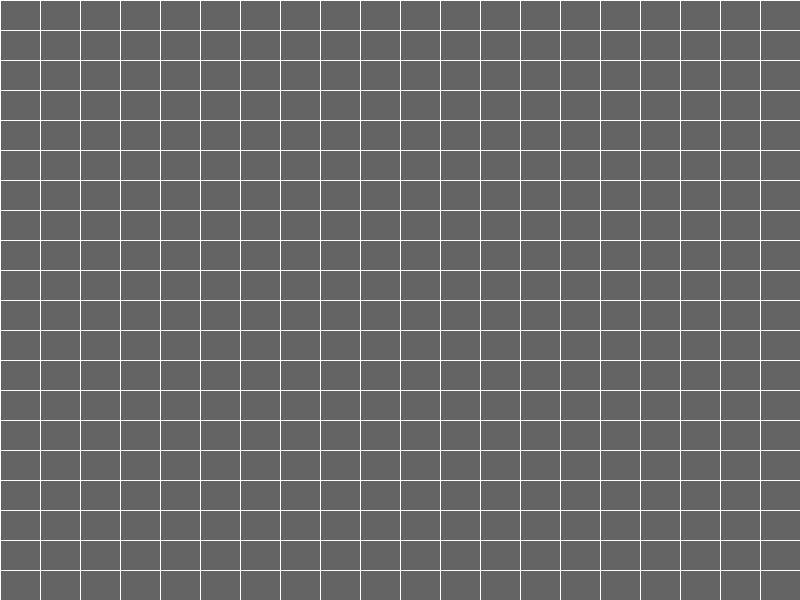
Frame 1 (no input)
Frame 60 (the mouse pressed at the canvas centre just before this capture): identical to frame 1, image omitted
Frame 120 (the mouse held since frame 60 and released just before this capture): identical to frame 1, image omitted

The Processing sketch that drew this single still picture (run headless with seeded random() and noise(); from frame 60 on, the mouse is pressed at the canvas centre):

// Processing sketch: grillaAlternaColor_4Zonas
// ── grillaAlternaColor_4Zonas.pde
/*Este programa es una adaptación de la función para detectar superficies
(celdas, botones, etc) donde dividimos la pantalla en cuatro zonas y ubicamos
diferentes figuras para cada condición*/
int cantCols, cantFilas; // variable para cantidad de columnas y de filas
int tam, ancho, alto;

void setup() {
  size(800, 600);
  cantCols = 20;
  cantFilas = 20;
  ancho = width/cantCols;
  alto = height/cantFilas;
}
void draw() {
  background(0);

  for (int i=0; i<cantCols; i++) {
    for (int j=0; j<cantFilas; j++) {

      if (sobreCelda(i*ancho, j*alto, ancho, alto)&& i<cantCols/2 && j<cantFilas/2) { // arriba izquierda
        fill(0, 255, 0);
        triangle(i*ancho, j*alto+alto, i*ancho+ancho/2, j*alto, i*ancho+ancho, j*alto+alto);
      } else if (sobreCelda(i*ancho, j*alto, ancho, alto)&& i>=cantCols/2 && j<=cantFilas/2) { // arriba derecha
        fill(255, 255, 0);
        ellipse(i*ancho+ancho/2, j*alto+alto/2, ancho, alto);
      } else if (sobreCelda(i*ancho, j*alto, ancho, alto)&& i<cantCols/2 && j>=cantFilas/2) { // abajo izquierda
        fill(0, 255, 255);
        rect(i*ancho, j*alto, ancho, alto);
      } else if (sobreCelda(i*ancho, j*alto, ancho, alto)&& i>=cantCols/2 && j>cantFilas/2) { // abajo derecha
        stroke(255);
        strokeWeight(3);
        line(i*ancho, j*alto, i*ancho+ancho, j*alto+alto);
        line(i*ancho, j*alto+alto, i*ancho+ancho, j*alto);
      } else {
        stroke(255);
        strokeWeight(1);
        fill(100);
        rect(i*ancho, j*alto, ancho, alto);
      }
    }
  }
}

boolean sobreCelda(int x, int y, int ancho, int alto) {
  boolean estoySobre = mouseX>x && mouseX<x+ancho && mouseY>y && mouseY<y+alto;
  return estoySobre;
}
